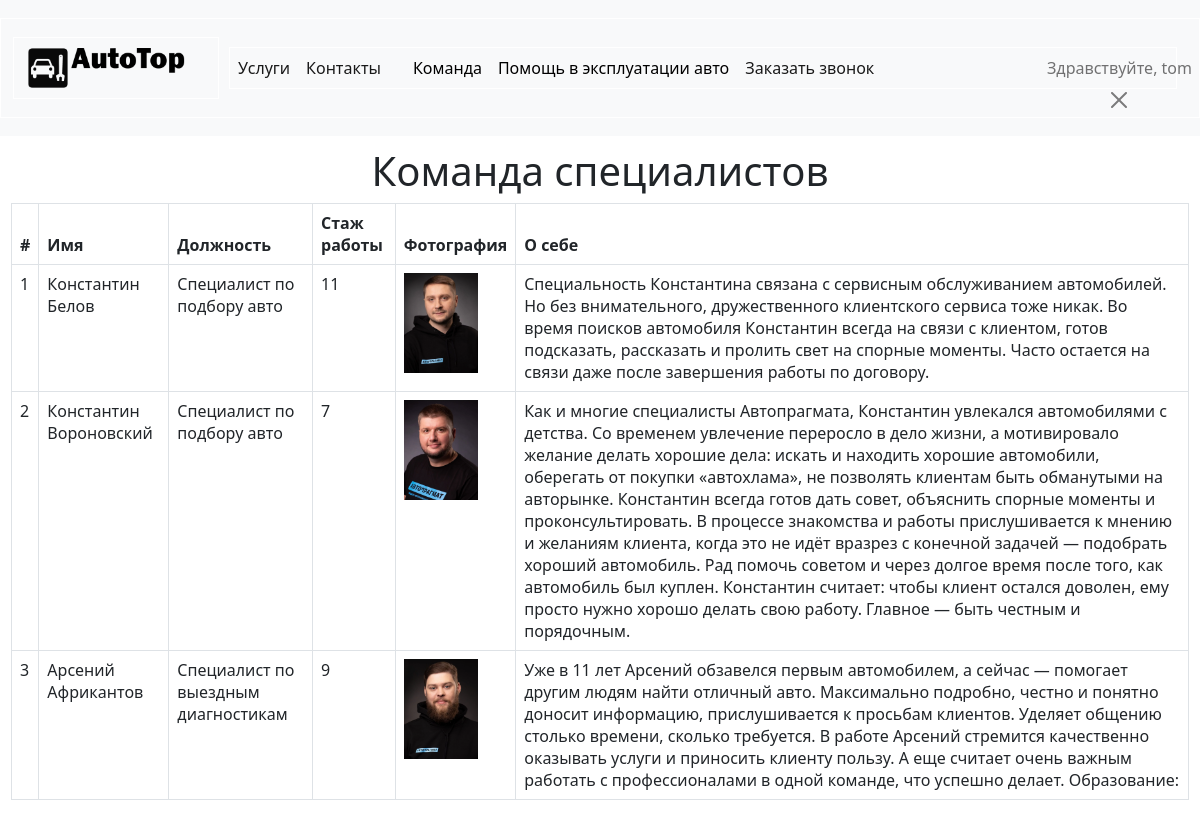
Screenshot of /team_specialist (signed in) with the database file from the repository.
### home/models.py (models this page shows, shortened)
class SpecialistList(models.Model):
    name = models.CharField(max_length=200)
    positions = models.CharField(max_length=200, default = None)
    WorkExperience = models.IntegerField(default = None)
    image = models.ImageField(upload_to='images/', null=True, max_length=255)
    author = models.ForeignKey(
        'auth.User',
        on_delete=models.CASCADE,
    )
    body = models.TextField()

### home/views.py (the view)
# urls.py: path('team_specialist',SmecListView.as_view(), name="team_specialist"),
class SmecListView(ListView):
    model = SpecialistList
    template_name = 'home/team_specialist.html'

### templates/home/team_specialist.html
{% extends 'home/base.html' %}
{% block content %}
<h1>Команда специалистов</h1>
<table class="table table-bordered">
  <thead>
    <tr>
      <th scope="col">#</th>
      <th scope="col">Имя</th>
      <th scope="col">Должность</th>
        <th scope="col">Стаж работы</th>
      <th scope="col">Фотография</th>
      <th scope="col">О себе</th>
    </tr>
  </thead>
  {% for cpec in object_list %}
  <tbody>
    <tr>
      <td>{{forloop.counter}}</td>
      <td>{{ cpec.name }}</td>
      <td>{{ cpec.positions}}</td>
        <td>{{ cpec.WorkExperience}}</td>
      <td><img src="{{ cpec.image.url}}", style="height: 100px"></td>
      <td>{{ cpec.body }}</td>
    </tr>
  </tbody>
  {% endfor %}
  </table>
{% endblock content %}

### templates/home/base.html (shortened to what this page needs)
{% load static %}
<html>
  <head>
    <link href="https://cdn.jsdelivr.net/npm/bootstrap@5.2.2/dist/css/bootstrap.min.css" rel="stylesheet">
   <link rel="stylesheet" href="https://use.fontawesome.com/releases/v5.8.2/css/all.css">
    <link href="{% static 'css/style.css' %}" rel="stylesheet">
  </head>
  <body>
    <header>
      <nav class="navbar navbar-expand-xl navbar-light bg-light">
        <div class="container-fluid">
            <nav class="navbar navbar-light bg-light">
              <div class="container">
                <a class="navbar-brand" href="{% url 'home'%}">
                  <img src="{% static 'img/logo_AutoTop.png' %}" height="50" alt="MDB Logo"
                    loading="lazy" />
                </a>
              </div>
            </nav>
          <div class="collapse navbar-collapse show" id="navbarWithDropdown">
            <ul class="navbar-nav">
              <li class="nav-item">
                <a class="nav-link active underline-one" aria-current="page" href="{% url 'services' %}">Услуги</a>
              </li>
              <li class="nav-item">
                <a class="nav-link active underline-one" aria-current="page" href="{% url 'contact' %}">Контакты</a>
              </li>
              <li class="nav-item">
                <a class="nav-link" href="#"></a>
              </li>
              <li class="nav-item dropdown">
                <a class="nav-link underline-one" href="" id="navbarDropdownMenuLink1" role="button" data-bs-toggle="dropdown" aria-expanded="false">
                  Команда
                </a>
              </li>
              <li class="nav-item dropdown">
                <a class="nav-link underline-one" href="#" id="navbarDropdownMenuLink2" role="button" data-bs-toggle="dropdown" aria-expanded="false">
                  Помощь в эксплуатации авто
                </a>
                <li class="nav-item " >
                <a class="nav-link active underline-one" aria-current="page" href="{% url 'feedback_new'%}">Заказать звонок</a>
              </li>
              <li class="nav-item" style="right: 0; position: absolute;">
                {% if user.is_authenticated %}
                  <a class="nav-link " aria-current="page" href="{% url 'users-profile' %}">Здравствуйте, {{ user.username }}</a>
                  <button class="btn-close" onclick="window.location.href='{% url 'logout' %}'"></button>
                {% endif %}
              </li>
              </li>
            </ul>
          </div>
        </div>
      </nav>
    </header>
    <div>
      {% block content %}
      {% endblock content %}
    </div>
  </body>
</html>

### static/css/style.css (style rules this page uses)
body { margin: 0; }
.underline-one { color: #000000; position: relative; cursor: pointer; text-decoration: none; }
.underline-one:after { content: ""; display: block; position: absolute; right: 0; bottom: -3px; width: 0; height: 2px; background-color: rgba(38, 38, 34, 0.83); transition: width 0.5s; }
html, body { height: 100%; }
div { border: 1px solid #fff; margin:10px; text-align: center; }

### rows the page displays
SpecialistList: name "Константин Белов", positions "Специалист по подбору авто", WorkExperience "11", image (picture), body "Специальность Константина связана с сервисным обслуживанием автомобилей. Но без внимательного, дружественного клиентского сервиса тоже никак. Во время поисков автомобиля Константин всегда на связи с клиентом, готов подсказать, рассказать и пролить свет на спорные моменты. Часто остается на связи даже после завершения работы по договору."
SpecialistList: name "Константин Вороновский", positions "Специалист по подбору авто", WorkExperience "7", image (picture), body "Как и многие специалисты Автопрагмата, Константин увлекался автомобилями с детства. Со временем увлечение переросло в дело жизни, а мотивировало желание делать хорошие дела: искать и находить хорошие автомобили, оберегать от покупки «автохлама», не позволять клиентам быть обманутыми на авторынке. Константин всегда готов дать совет, объяснить спорные моменты и проконсультировать. В процессе знакомства и работы прислушивается к мнению и желаниям клиента, когда это не идёт вразрез с конечной задачей — подобрать хороший автомобиль. Рад помочь советом и через долгое время после того, как автомобиль был куплен. Константин считает: чтобы клиент остался доволен, ему просто нужно хорошо делать свою…"
SpecialistList: name "Арсений Африкантов", positions "Специалист по выездным диагностикам", WorkExperience "9", image (picture), body "Уже в 11 лет Арсений обзавелся первым автомобилем, а сейчас — помогает другим людям найти отличный авто. Максимально подробно, честно и понятно доносит информацию, прислушивается к просьбам клиентов. Уделяет общению столько времени, сколько требуется. В работе Арсений стремится качественно оказывать услуги и приносить клиенту пользу. А еще считает очень важным работать с профессионалами в одной команде, что успешно делает. Образование:"

### other values shown
{{ user.username }} "tom"
